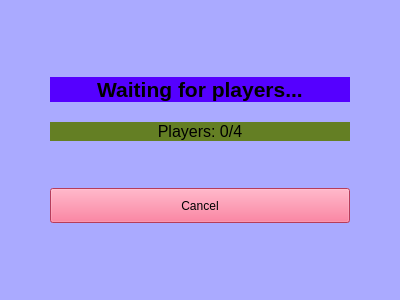
<?xml version="1.0" encoding="UTF-8"?>
<ui version="4.0">
 <class>Waiting</class>
 <widget class="QWidget" name="Waiting">
  <property name="geometry">
   <rect>
    <x>0</x>
    <y>0</y>
    <width>400</width>
    <height>300</height>
   </rect>
  </property>
  <property name="windowTitle">
   <string>Waiting for Players</string>
  </property>
  <property name="styleSheet">
   <string notr="true">background-color: rgb(170, 170, 255);</string>
  </property>
  <layout class="QVBoxLayout" name="verticalLayout">
   <property name="spacing">
    <number>20</number>
   </property>
   <property name="leftMargin">
    <number>50</number>
   </property>
   <property name="topMargin">
    <number>50</number>
   </property>
   <property name="rightMargin">
    <number>50</number>
   </property>
   <property name="bottomMargin">
    <number>50</number>
   </property>
   <item>
    <spacer name="topSpacer">
     <property name="orientation">
      <enum>Qt::Orientation::Vertical</enum>
     </property>
     <property name="sizeHint" stdset="0">
      <size>
       <width>20</width>
       <height>40</height>
      </size>
     </property>
    </spacer>
   </item>
   <item>
    <widget class="QLabel" name="waitingLabel">
     <property name="font">
      <font>
       <pointsize>16</pointsize>
       <bold>true</bold>
      </font>
     </property>
     <property name="styleSheet">
      <string notr="true">background-color: rgb(85, 0, 255);</string>
     </property>
     <property name="text">
      <string>Waiting for players...</string>
     </property>
     <property name="alignment">
      <set>Qt::AlignmentFlag::AlignCenter</set>
     </property>
    </widget>
   </item>
   <item>
    <widget class="QLabel" name="playersCountLabel">
     <property name="font">
      <font>
       <pointsize>12</pointsize>
      </font>
     </property>
     <property name="styleSheet">
      <string notr="true">background-color: rgb(100, 127, 36);</string>
     </property>
     <property name="text">
      <string>Players: 0/4</string>
     </property>
     <property name="alignment">
      <set>Qt::AlignmentFlag::AlignCenter</set>
     </property>
    </widget>
   </item>
   <item>
    <spacer name="middleSpacer">
     <property name="orientation">
      <enum>Qt::Orientation::Vertical</enum>
     </property>
     <property name="sizeHint" stdset="0">
      <size>
       <width>20</width>
       <height>40</height>
      </size>
     </property>
    </spacer>
   </item>
   <item>
    <widget class="QPushButton" name="cancelButton">
     <property name="minimumSize">
      <size>
       <width>100</width>
       <height>35</height>
      </size>
     </property>
     <property name="styleSheet">
      <string notr="true">background-color: rgb(255, 85, 127);</string>
     </property>
     <property name="text">
      <string>Cancel</string>
     </property>
    </widget>
   </item>
   <item>
    <spacer name="bottomSpacer">
     <property name="orientation">
      <enum>Qt::Orientation::Vertical</enum>
     </property>
     <property name="sizeHint" stdset="0">
      <size>
       <width>20</width>
       <height>40</height>
      </size>
     </property>
    </spacer>
   </item>
  </layout>
 </widget>
 <resources/>
 <connections/>
</ui>
